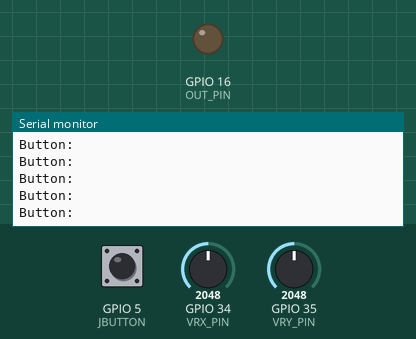
Recording of a sketch running on a simulated ESP32. On the bench: output pins drawn as LEDs (lit = HIGH), the last lines printed to the serial monitor. The test bench sets the inputs (shaded band); at power-on: GPIO 5 (JBUTTON) LOW, GPIO 34 (VRX_PIN) = 2048, GPIO 35 (VRY_PIN) = 2048.

Above: at 1.2 s.
1.3 s: GPIO 5 (JBUTTON) pulled HIGH for 0.15 s
4.4 s: GPIO 5 (JBUTTON) pulled HIGH for 3.2 s
At 5.1 s:
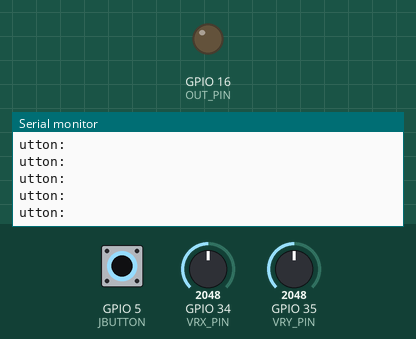
10.6 s: GPIO 5 (JBUTTON) pulsed HIGH 2 times (0.12 s each, 0.3 s apart)
14.2 s: GPIO 5 (JBUTTON) pulled HIGH for 1 s
18.2 s: GPIO 5 (JBUTTON) driven HIGH
21.2 s: GPIO 5 (JBUTTON) driven LOW
At 22.1 s:
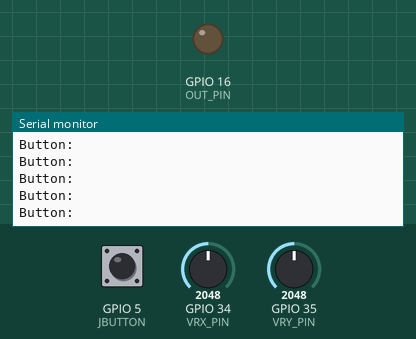

The sketch:

esp32_sketch.ino
```cpp
int VRX_PIN = 34;
int VRY_PIN = 35;
int OUT_PIN = 16;
int JBUTTON = 5;

void setup() {
  // put your setup code here, to run once:
  Serial.begin(9600);
  pinMode(VRX_PIN, INPUT);
  pinMode(VRY_PIN, INPUT);
  pinMode(OUT_PIN, OUTPUT);
  pinMode(JBUTTON, INPUT);
}

void loop() {
  // put your main code here, to run repeatedly:
  String printOut = "VRX: ";
  printOut += analogRead(VRX_PIN);
  printOut += " VRY: ";
  printOut += analogRead(VRY_PIN);
  // Serial.println("VRX: " + analogRead(VRX_PIN) + " VRY: " + analogRead(VRY_PIN));
  // Serial.println(printOut);
  Serial.println("Button: " + digitalRead(JBUTTON));
}
```

Measured:
- after the input at 21.2 s, the serial monitor: prints a new line at once (image 2)
